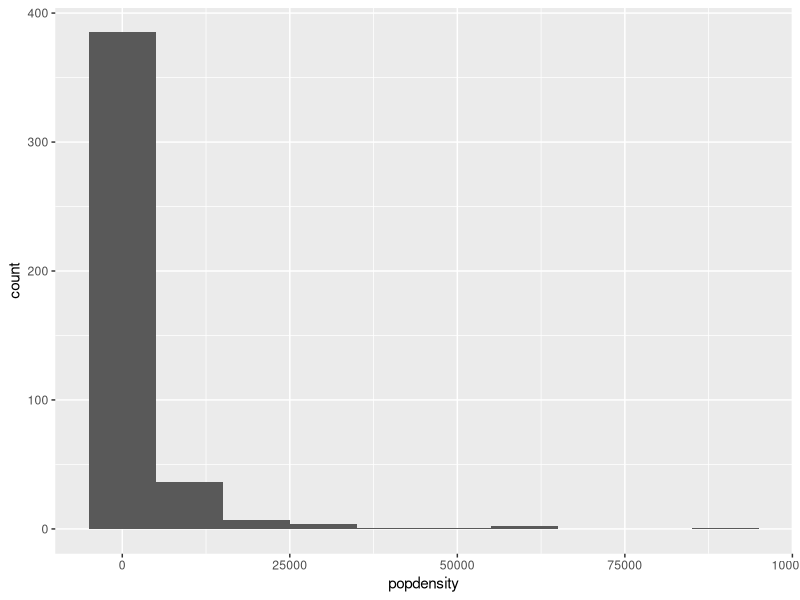
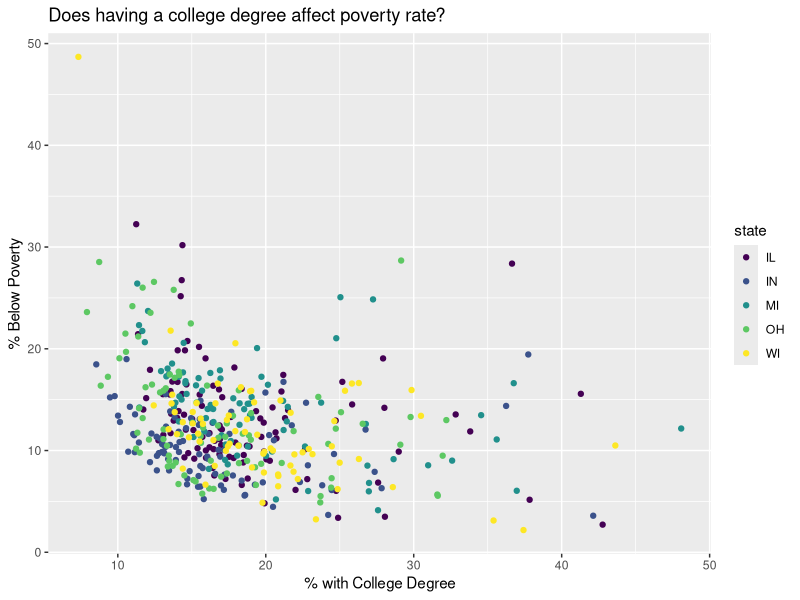
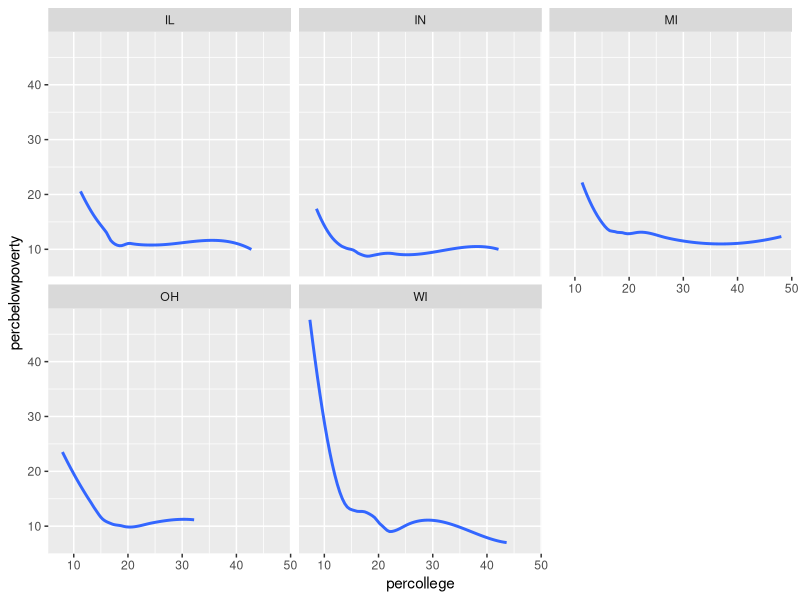
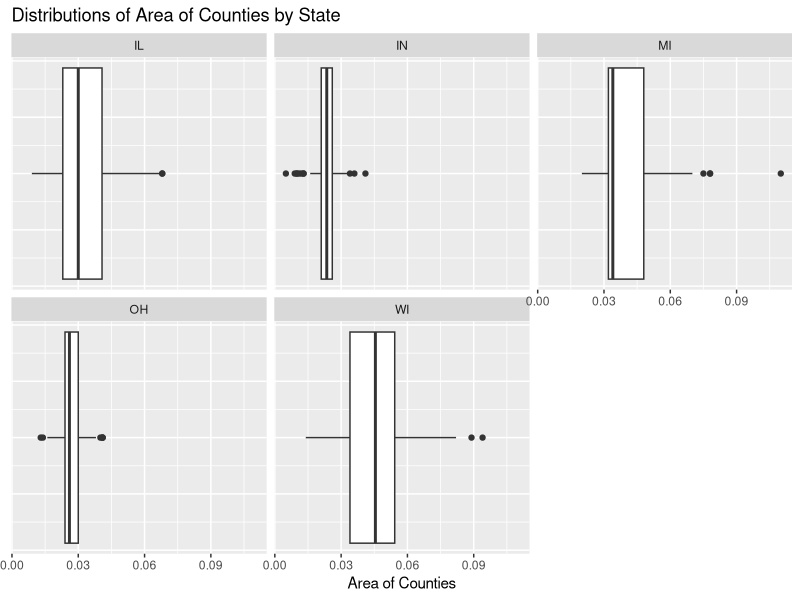
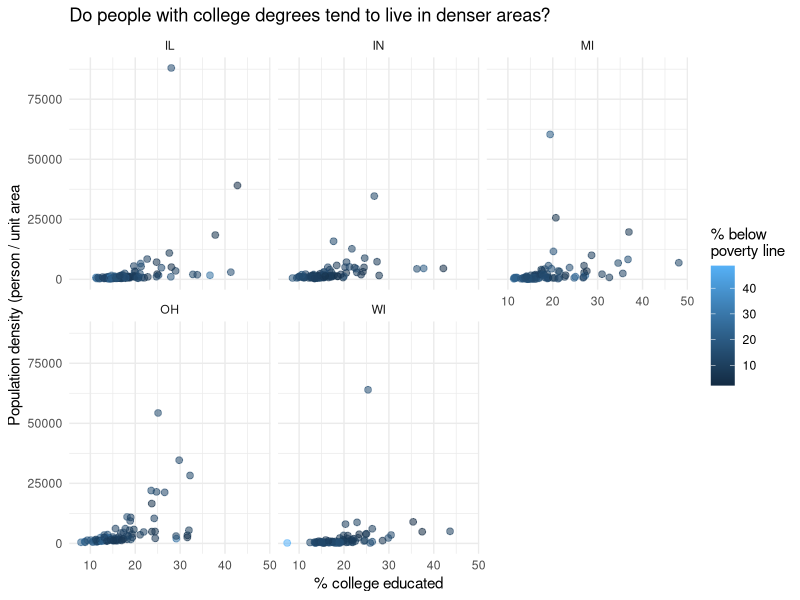

These charts were generated, in order, by the following R code:
## ---- chunk 1
#| label: load-packages
#| warning: false

library(tidyverse)
library(viridis)
## ---- chunk 2
ggplot(midwest, aes(x = popdensity)) + geom_histogram(binwidth = 10000)
## ---- chunk 3
ggplot(midwest, aes(x = percollege, y = percbelowpoverty)) + 
  geom_point(aes(color = state)) + 
  labs(x = "% with College Degree", y = "% Below Poverty",
       title = "Does having a college degree affect poverty rate?") + 
  scale_color_viridis_d(option = "viridis")
## ---- chunk 4
ggplot(midwest, aes(x = percollege, y = percbelowpoverty)) + 
  geom_smooth(se = FALSE) + facet_wrap(~state)
## ---- chunk 5
ggplot(midwest, aes(x = area)) + geom_boxplot() + 
  facet_wrap(~state) + 
  labs(x = "Area of Counties", 
       title = "Distributions of Area of Counties by State") + 
  theme(axis.text.y = element_blank(), axis.ticks.y = element_blank())
## ---- chunk 6
ggplot(midwest, aes(x = percollege, y = popdensity, 
                    alpha = 0.5, color = percbelowpoverty)) + 
  geom_point(size = 2) + facet_wrap(~state) + 
  theme_minimal() +
  labs(x = "% college educated", 
       y = "Population density (person / unit area",
       title = "Do people with college degrees tend to live in denser areas?",
       color = "% below \npoverty line") + 
  guides(size = "none", alpha = "none")
